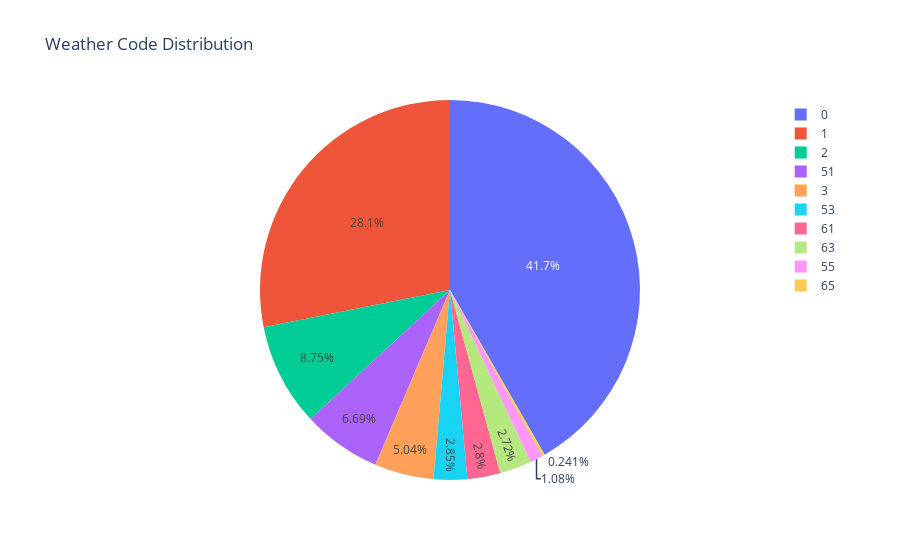

The cell this chart's notebook holds for it:
### Markdown cell above
#### Part of a Whole

### Code cell
# Create a Pie Chart for weather code distribution
fig_pie_weather_code = px.pie(df['weather_code'].value_counts().reset_index(), names='index', values='weather_code',
                              title='Weather Code Distribution',
                              labels={'index': 'Weather Code', 'weather_code': 'Percentage'})

# Display the pie chart
fig_pie_weather_code.show()

### Figure 1 — Plotly figure (JSON) as saved in the notebook; plotly's stock layout.template omitted (floating-point values rounded to 4 significant figures)
{"data": [{"domain": {"x": [0, 1], "y": [0, 1]}, "hovertemplate": "Weather Code=%{label}<br>Percentage=%{value}<extra></extra>", "labels": [0, 1, 2, 51, 3, 53, 61, 63, 55, 65], "legendgroup": "", "name": "", "showlegend": true, "type": "pie", "values": [3632, 2451, 762, 583, 439, 248, 244, 237, 94, 21]}], "layout": {"legend": {"tracegroupgap": 0}, "title": {"text": "Weather Code Distribution"}}}
